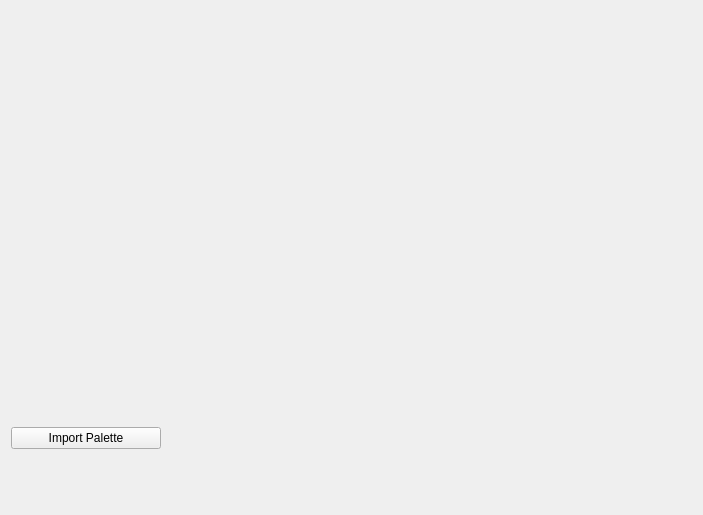
<?xml version="1.0" encoding="UTF-8"?>
<ui version="4.0">
 <class>PaletteViewer</class>
 <widget class="QWidget" name="PaletteViewer">
  <property name="geometry">
   <rect>
    <x>0</x>
    <y>0</y>
    <width>703</width>
    <height>515</height>
   </rect>
  </property>
  <property name="sizePolicy">
   <sizepolicy hsizetype="Preferred" vsizetype="Minimum">
    <horstretch>0</horstretch>
    <verstretch>0</verstretch>
   </sizepolicy>
  </property>
  <property name="windowTitle">
   <string>Form</string>
  </property>
  <layout class="QVBoxLayout" name="verticalLayout">
   <property name="sizeConstraint">
    <enum>QLayout::SetDefaultConstraint</enum>
   </property>
   <item>
    <widget class="PaletteGrid" name="paletteGrid" native="true">
     <property name="minimumSize">
      <size>
       <width>400</width>
       <height>300</height>
      </size>
     </property>
     <property name="maximumSize">
      <size>
       <width>400</width>
       <height>300</height>
      </size>
     </property>
    </widget>
   </item>
   <item>
    <widget class="QPushButton" name="importPaletteButton">
     <property name="maximumSize">
      <size>
       <width>150</width>
       <height>16777215</height>
      </size>
     </property>
     <property name="text">
      <string>Import Palette</string>
     </property>
    </widget>
   </item>
  </layout>
 </widget>
 <customwidgets>
  <customwidget>
   <class>PaletteGrid</class>
   <extends>QWidget</extends>
   <header>palettegrid.h</header>
   <container>1</container>
  </customwidget>
 </customwidgets>
 <resources/>
 <connections/>
</ui>
